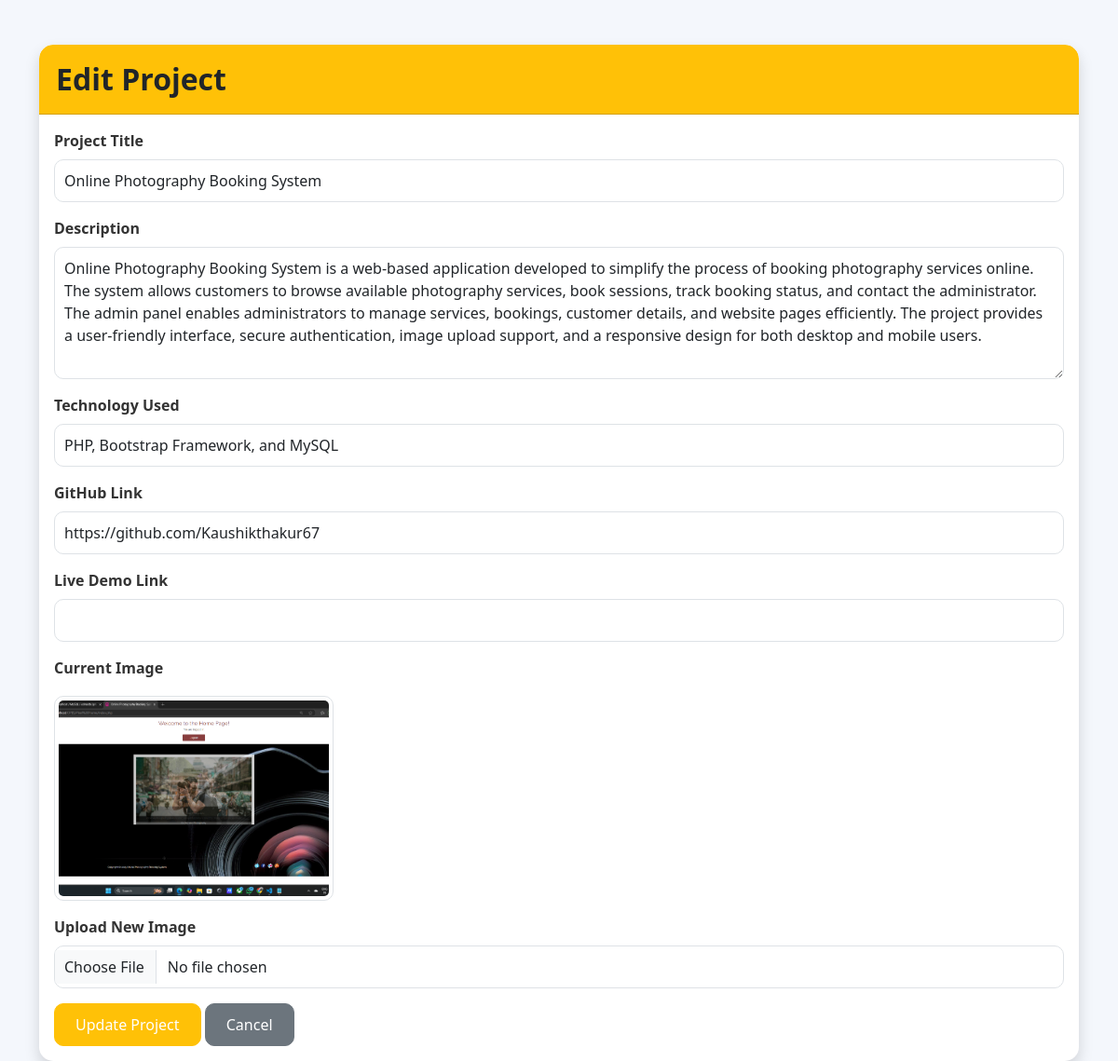
Page /edit_project/1 (signed in) on the committed database.
### models.py (models this page shows)
class Project(db.Model):
    __tablename__ = "projects"
    id = db.Column(db.Integer, primary_key=True)
    user_id = db.Column(
        db.Integer,
        db.ForeignKey("users.id"),
        nullable=False
    )
    title = db.Column(db.String(150), nullable=False)
    description = db.Column(db.Text, nullable=False)
    technology = db.Column(db.String(200))
    github = db.Column(db.String(300))
    live_demo = db.Column(db.String(300))
    image = db.Column(db.String(300))
    status = db.Column(db.String(20), default="Pending")
    created_at = db.Column(db.DateTime, default=datetime.utcnow)

### app.py (the view, shortened to what this page needs)
@app.route("/edit_project/<int:id>", methods=["GET", "POST"])
def edit_project(id):
    if "user_id" not in session:
        return redirect(url_for("login"))
    project = Project.query.filter_by(
        id=id,
        user_id=session["user_id"]
    ).first_or_404()
    return render_template(
        "client/edit_project.html",
        project=project
    )

### templates/client/edit_project.html (shortened to what this page needs)
<!DOCTYPE html>
<html lang="en">
<head>
<link href="https://cdn.jsdelivr.net/npm/bootstrap@5.3.3/dist/css/bootstrap.min.css" rel="stylesheet">
<link rel="stylesheet"
href="{{ url_for('static', filename='css/project.css') }}">
</head>
<body>
<div class="container mt-5">
<div class="card shadow">
<div class="card-header bg-warning text-dark">
<h2>Edit Project</h2>
</div>
<div class="card-body">
<form method="POST" enctype="multipart/form-data">
<div class="mb-3">
<label class="form-label">
Project Title
</label>
<input
type="text"
name="title"
class="form-control"
value="{{ project.title }}"
required>
</div>
<div class="mb-3">
<label class="form-label">
Description
</label>
<textarea
name="description"
rows="5"
class="form-control"
required>{{ project.description }}</textarea>
</div>
<div class="mb-3">
<label class="form-label">
Technology Used
</label>
<input
type="text"
name="technology"
class="form-control"
value="{{ project.technology }}"
required>
</div>
<div class="mb-3">
<label class="form-label">
GitHub Link
</label>
<input
type="url"
name="github"
class="form-control"
value="{{ project.github }}">
</div>
<div class="mb-3">
<label class="form-label">
Live Demo Link
</label>
<input
type="url"
name="live_demo"
class="form-control"
value="{{ project.live_demo }}">
</div>
<div class="mb-3">
<label class="form-label">
Current Image
</label>
<br>
{% if project.image %}
<img
src="{{ url_for('static', filename='uploads/projects/' + project.image) }}"
width="250"
class="img-thumbnail">
{% else %}
<p>No Image Uploaded</p>
{% endif %}
</div>
<div class="mb-3">
<label class="form-label">
Upload New Image
</label>
<input
type="file"
name="image"
class="form-control">
</div>
<button class="btn btn-warning">
Update Project
</button>
<a href="{{ url_for('my_projects') }}"
class="btn btn-secondary">
Cancel
</a>
</form>
</div>
</div>
</div>
</body>
</html>

### static/css/project.css (style rules this page uses)
body { background: #f4f7fc; font-family: 'Segoe UI', Tahoma, Geneva, Verdana, sans-serif; }
.card { border: none; border-radius: 15px; overflow: hidden; transition: 0.3s ease; box-shadow: 0 5px 15px rgba(0,0,0,0.1); }
.card-header { border-radius: 15px 15px 0 0 !important; padding: 18px; }
.card-header h2 { margin: 0; font-weight: 600; }
.form-label { font-weight: 600; color: #333; }
.form-control { border-radius: 10px; padding: 10px; }
.btn { border-radius: 10px; padding: 10px 22px; font-weight: 500; transition: 0.3s; }
.btn-warning { color: white; }
.card img { width: 100%; height: 220px; object-fit: cover; }
.img-thumbnail { width: 100%; max-width: 300px; height: 220px; object-fit: cover; border-radius: 10px; margin-top: 10px; }

### rows in the picture
Project: title "Online Photography Booking System", description "Online Photography Booking System is a web-based application developed to simplify the process of booking photography services online. The system allows customers to browse available photography services, book sessions, track booking status, and contact the administrator. The admin panel enables administrators to manage services, bookings, customer details, and website pages efficiently. The project provides a user-friendly interface, secure authentication, image upload support, and a responsive design for both desktop and mobile users.", technology "PHP, Bootstrap Framework, and MySQL", github "https://github.com/Kaushikthakur67", image (picture)
